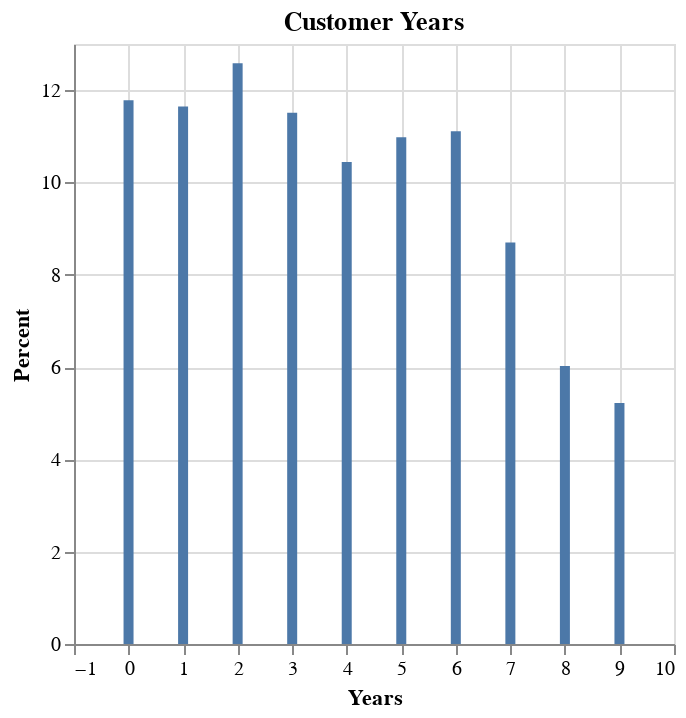

The cell this chart's notebook holds for it:
### Code cell
%chart xval, xpct, title=Customer Years, labelx=Years, labely=Percent

### Figure 1 — Vega-Lite specification as saved in the notebook (floating-point values rounded to 4 significant figures)
{"$schema": "https://vega.github.io/schema/vega-lite/v3.json", "data": {"format": {"type": "csv"}, "values": "\"xtbl\",\"xcol\",\"xval\",\"xcnt\",\"xpct\"\n\"Customer\",\"years_with_bank\",\"2\",\"94\",\"12.583668005354752\"\n\"Customer\",\"years_with_bank\",\"0\",\"88\",\"11.78045515394913\"\n\"Customer\",\"years_with_bank\",\"1\",\"87\",\"11.646586345381525\"\n\"Customer\",\"years_with_bank\",\"3\",\"86\",\"11.512717536813922\"\n\"Customer\",\"years_with_bank\",\"6\",\"83\",\"11.11111111111111\"\n\"Customer\",\"years_with_bank\",\"5\",\"82\",\"10.977242302543507\"\n\"Customer\",\"years_with_bank\",\"4\",\"78\",\"10.441767068273093\"\n\"Customer\",\"years_with_bank\",\"7\",\"65\",\"8.701472556894243\"\n\"Customer\",\"years_with_bank\",\"8\",\"45\",\"6.024096385542169\"\n\"Customer\",\"years_with_bank\",\"9\",\"39\",\"5.220883534136546\"\n"}, "encoding": {"x": {"axis": {"grid": true, "title": "Years"}, "field": "xval", "type": "quantitative"}, "y": {"axis": {"grid": true, "title": "Percent"}, "field": "xpct", "type": "quantitative"}}, "mark": {"color": "#4C78A8", "type": "bar"}, "title": "Customer Years"}
